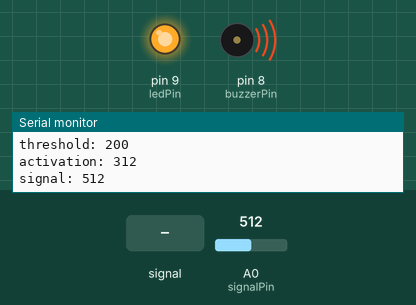
This sketch was run on a simulated Arduino Uno, built with avr-gcc and run on an emulated ATmega328P. On the bench: output pins drawn as LEDs (lit = HIGH), buzzer (waves = sounding), the last lines printed to the serial monitor. The inputs (shaded band) are chosen by the test bench; at power-on: A0 (signalPin) = 512.

Above: at 3.7 s.
3.8 s: A0 (signalPin) fed a 200 Hz sine of ±255 counts around its level
At 4.5 s:
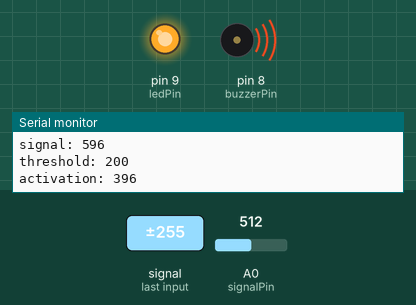
6.8 s: A0 (signalPin) set to 716
At 7.1 s:
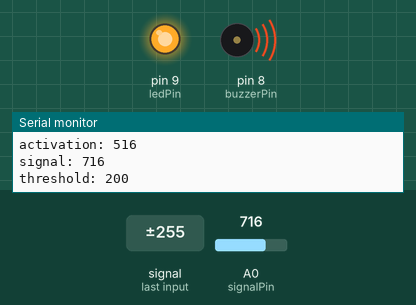
9.8 s: A0 (signalPin) set to 347
12.8 s: A0 (signalPin) set to 318
At 13.2 s:
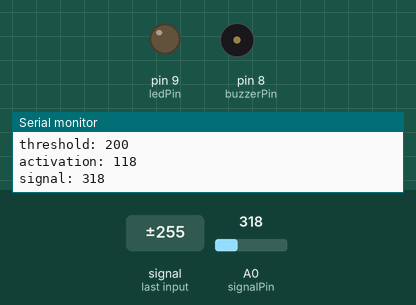
15.8 s: A0 (signalPin) fed a 1000 Hz sine of ±255 counts around its level
At 16.16 s:
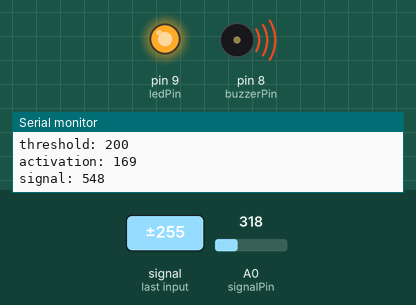
18.8 s: A0 (signalPin) fed a 2 Hz sine of ±306 counts around its level
Timing chart, 0 to 22.8 s (numbered marks = the images above; inputs shaded):
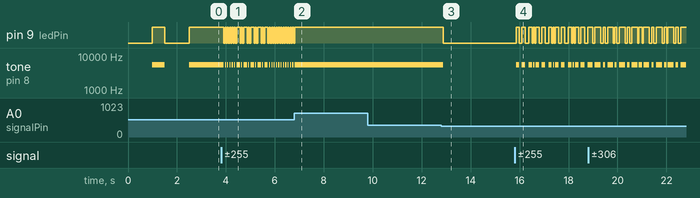

Measured:
- the behaviour switches between 331 and 330 on A0 (signalPin) (found by bisection; images 2 and 3)
- after the input at 3.8 s, pin 9 (ledPin): HIGH → LOW after 0.12 s, then repeats every 0.28 s: LOW 0.05 s, HIGH 0.14 s, LOW 0.05 s, HIGH 0.05 s; tone on pin 8 (buzzerPin): 5500 Hz → silent after 0.12 s, then repeats every 0.28 s: silent 0.05 s, 5500 Hz 0.14 s, silent 0.05 s, 5500 Hz 0.05 s
- after the input at 6.8 s, pin 9 (ledPin): goes on until 6.8 s, then stays HIGH; tone on pin 8 (buzzerPin): goes on until 6.8 s, then stays 5500 Hz
- after the input at 12.8 s, pin 9 (ledPin): HIGH → LOW after 0.09 s; tone on pin 8 (buzzerPin): 5500 Hz → silent after 0.09 s

The sketch:

program_attiny85.ino
```cpp
/*
 * ============================================================================
 * Project      : Electromagnetic Field Detector
 * Author       : Kerogs
 * Version      : 1.2-attiny
 * URL          : https://github.com/kerogs/KS-ATT85-1
 *
 * Description  :
 * This program measures variations in the analog input coming from a handmade
 * antenna — a copper wire loop designed to capture ambient electromagnetic fields.
 *
 * These variations are analyzed in real time to detect disturbances such as
 * atmospheric electrical activity (storms), human presence, or electromagnetic noise.
 *
 * When a significant deviation from the baseline threshold is detected, a LED lights up
 * and a buzzer sounds an alert.
 * ============================================================================
 */


 #define signalPin A0 // Analog input connected to the copper loop antenna

 int buzzerPin = 8;         // Pin connected to the buzzer
 int buzzerFrequency = 5500; // Buzzer frequency in Hz (adjustable)
 // int buzzerFrequency = 2000; // Alternative frequency if needed
 int ledPin = 9;            // Pin connected to the LED
 int detectionThreshold = 200; // Baseline threshold for signal detection (generally between 200 and 350)

 void setup() {
   Serial.begin(9600);
   delay(1000);            // Short stabilization delay

   pinMode(buzzerPin, OUTPUT);
   pinMode(ledPin, OUTPUT);

   testAll(); // Play a startup test sequence
 }

 void loop() {
   int signalValue = analogRead(signalPin); // Read the signal from the antenna

   // --- DEBUG OUTPUT ---
   // You can delete debugs if necessary.
   Serial.print("signal: ");
   Serial.println(signalValue);

   Serial.print("threshold: ");
   Serial.println(detectionThreshold);

   Serial.print("activation: ");
   Serial.println(abs(signalValue - detectionThreshold));

   // --- DETECTION LOGIC ---
   if (abs(signalValue - detectionThreshold) > 130) {
     digitalWrite(ledPin, HIGH);            // Turn on the LED
     tone(buzzerPin, buzzerFrequency);       // Activate the buzzer
   } else {
     digitalWrite(ledPin, LOW);              // Turn off the LED
     noTone(buzzerPin);                      // Deactivate the buzzer
   }
 }

 /**
  * @brief Plays a startup test sequence on the LED and buzzer
  *        to confirm that the system is operational.
  */
 void testAll() {
   digitalWrite(ledPin, HIGH);
   tone(buzzerPin, buzzerFrequency);
   delay(500); // Sound and light for half a second
   noTone(buzzerPin);
   digitalWrite(ledPin, LOW);
   delay(1000); // Pause before normal operation
 }
 
```
